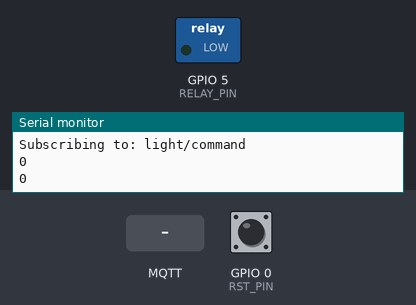
Bench run of a sketch on a simulated ESP32. On the bench: switched loads named in the sketch (green lamp = pin HIGH), the last lines printed to the serial monitor. The inputs (shaded band) are chosen by the test bench; at power-on: GPIO 0 (RST_PIN) HIGH. WiFi joins after 1.5 s; servers stay silent unless stated; no MQTT or app messages arrive unless stated.

Above: at 2.8 s.
2.9 s: MQTT message "on" arrives on the first subscribed topic
At 3.7 s:
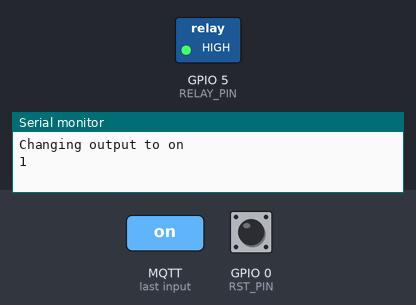
5.9 s: MQTT message "off" arrives on the first subscribed topic
At 7.2 s:
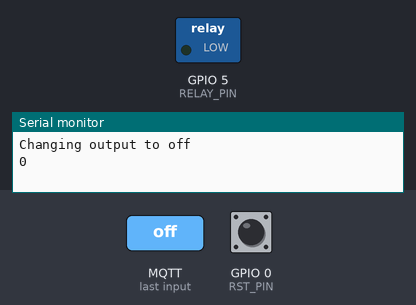
Timing chart, 0 to 8.9 s (numbered marks = the images above; inputs shaded):
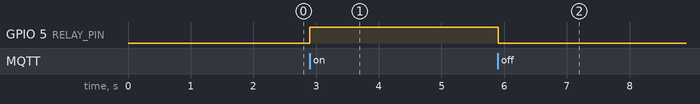

Measured:
- after the input at 2.9 s, GPIO 5 (RELAY_PIN): LOW → HIGH at once
- after the input at 5.9 s, GPIO 5 (RELAY_PIN): HIGH → LOW at once

The sketch:

light_remote.ino
```cpp
#include <WiFi.h>
#include <PubSubClient.h>
#include <WiFiManager.h>

const char *ID = "light";  // Name of our device, must be unique
const char *CMD_TOPIC = "light/command";  // Topic to subcribe to
const char *STA_TOPIC = "light/status";  // Topic to subcribe to

const char* broker = "hab.local";
WiFiClient wclient;

PubSubClient client(wclient); // Setup MQTT client
char command_str[50];

long prev_time = 0;

// Define WiFiManager Object
WiFiManager wm;

const int RST_PIN = 0;
const int RELAY_PIN = 5;
bool curr_state = LOW;

void configModeCallback(WiFiManager *myWiFiManager)
// Called when config mode launched
{
  Serial.println("Entered Configuration Mode");

  Serial.print("Config SSID: ");
  Serial.println(myWiFiManager->getConfigPortalSSID());

  Serial.print("Config IP Address: ");
  Serial.println(WiFi.softAPIP());
}

// Connect to WiFi network
void setup_wifi() {
  // Change to true when testing to force configuration every time we run
  bool forceConfig = false;

  // Explicitly set WiFi mode
  WiFi.mode(WIFI_STA);

  // Reset settings (only for development)
  //wm.resetSettings();

  // Set callback that gets called when connecting to previous WiFi fails, and enters Access Point mode
  wm.setAPCallback(configModeCallback);

  //set timeout for network connection attempt
  wm.setConnectTimeout(30);

  if (forceConfig)
    // Run if we need a configuration
  {
    if (!wm.startConfigPortal("ESP_CONFIG"))
    {
      Serial.println("failed to connect and hit timeout");
      delay(3000);
      //reset and try again, or maybe put it to deep sleep
      ESP.restart();
      delay(5000);
    }
  }
  else
  {
    if (!wm.autoConnect("ESP_CONFIG"))
    {
      Serial.println("failed to connect and hit timeout");
      delay(3000);
      // if we still have not connected restart and try all over again
      ESP.restart();
      delay(5000);
    }
  }

  // If we get here, we are connected to the WiFi
  Serial.println("");
  Serial.println("WiFi connected");
  Serial.print("IP address: ");
  Serial.println(WiFi.localIP());
}

// Reconnect to client
void reconnect() {
  Serial.print("Attempting MQTT connection...");
  // Attempt to connect
  if (client.connect(ID)) {
    Serial.println("connected");
    Serial.print("Publishing to: ");
    Serial.println(STA_TOPIC);
    Serial.println('\n');
    client.subscribe(CMD_TOPIC);
    Serial.print("Subscribing to: ");
    Serial.println(CMD_TOPIC);
    Serial.println('\n');
    // digitalWrite(LIGHT, 1);

  } else {
    Serial.println(" Connection failed, retrying");
    // Wait 5 seconds before retrying
    // delay(5000);
  }
}

void callback(char* topic, byte* message, unsigned int length) {
  Serial.print("Message arrived on topic: ");
  Serial.print(topic);
  Serial.print(". Message: ");
  String messageTemp;

  for (int i = 0; i < length; i++) {
    Serial.print((char)message[i]);
    messageTemp += (char)message[i];
  }
  Serial.println();

  // Feel free to add more if statements to control more GPIOs with MQTT

  // If a message is received on the topic esp32/output, you check if the message is either "on" or "off".
  // Changes the output state according to the message
  if (String(topic) == String(CMD_TOPIC)) {
    Serial.print("Changing output to ");
    if(messageTemp == "on"){
      Serial.println("on");
      curr_state = HIGH;
    }
    else if(messageTemp == "off"){
      Serial.println("off");
      curr_state = LOW;
    }
    digitalWrite(RELAY_PIN, curr_state);
  }
}

void setup() {
  Serial.begin(115200); // Start serial communication at 115200 baud
  setup_wifi(); // Connect to network
  delay(100);
  pinMode(RELAY_PIN, OUTPUT);

  client.setServer(broker, 1883);

  client.setCallback(callback);
}

void loop() {
  // put your main code here, to run repeatedly:

  if(digitalRead(RST_PIN) == LOW) {
    Serial.println("Reset button pushed");
    wm.resetSettings();
    setup_wifi();
  }

  if (!client.connected())  // Reconnect if connection is lost
  {
    reconnect();
  }
  client.loop();
  long curr_time = millis();
  if ((curr_time - prev_time) > 1000) {
    sprintf(command_str, "%lu", curr_state);
    client.publish(STA_TOPIC, command_str);
    Serial.println(curr_state);
    prev_time = curr_time;
  }


}
```
